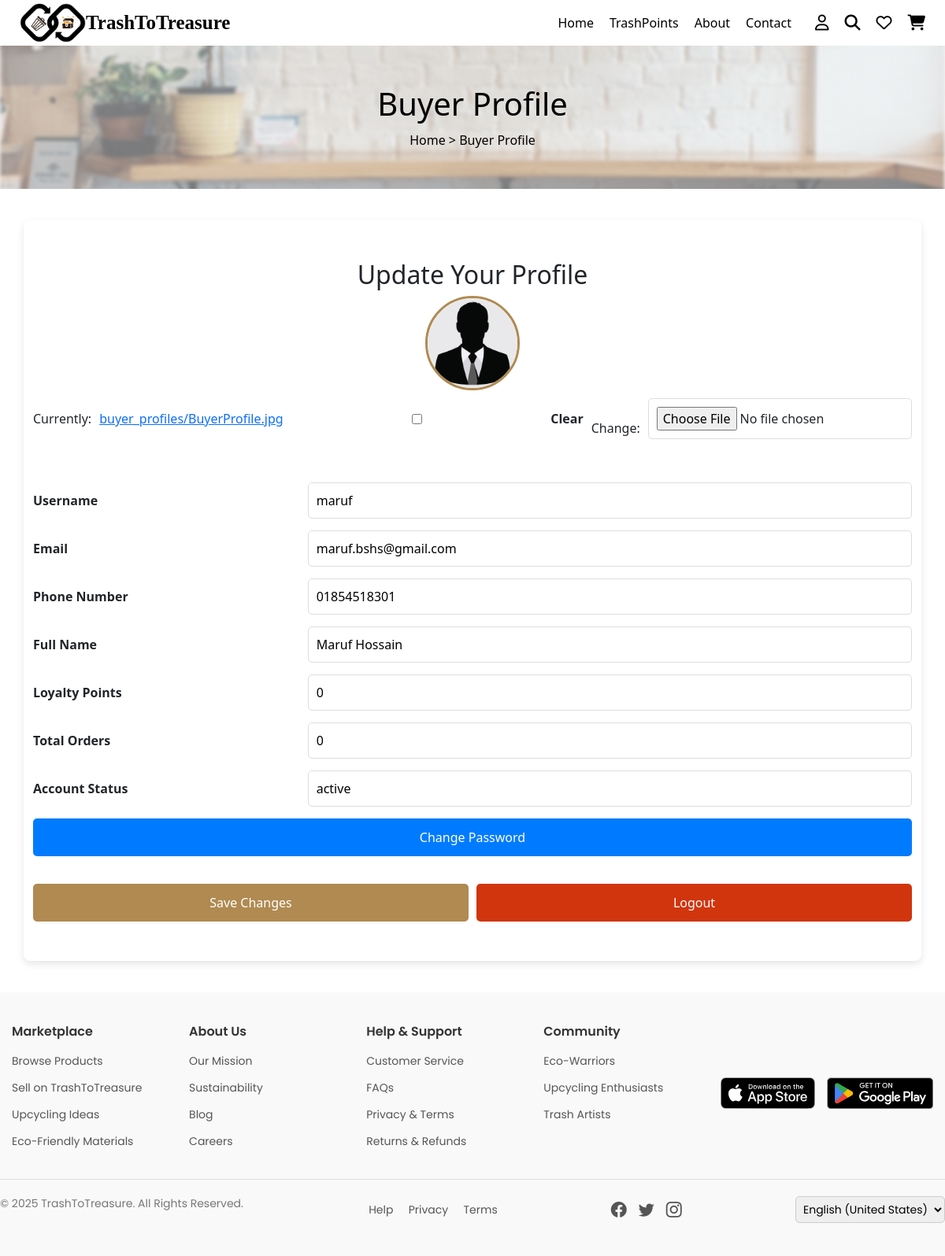
/buyer_profile/ (signed in), run on the app's committed database.
### users/models.py (models this page shows, shortened)
class BuyerProfile(models.Model):
    user = models.OneToOneField(CustomUser, on_delete=models.CASCADE)
    loyalty_points = models.PositiveIntegerField(default=0)
    order_number = models.PositiveIntegerField(default=0)
    profile_picture = models.ImageField(upload_to='buyer_profiles/', null=True, blank=True)  # ✅ Add this line

class CustomUser(AbstractUser):
    name = models.CharField(max_length=100)
    email = models.EmailField(unique=True)
    phone = models.CharField(max_length=15)
    role = models.CharField(max_length=10, choices=ROLE_CHOICES)
    account_status = models.CharField(max_length=10, choices=ACCOUNT_STATUS_CHOICES, default='active')
    objects = CustomUserManager()  # ✅ Use your custom manager
    REQUIRED_FIELDS = ['email']
    USERNAME_FIELD = 'username'

### users/views.py (the view, shortened to what this page needs)
# urls.py: path('buyer_profile/', buyer_profile, name='buyer_profile'),  # Buyer profile page
@login_required
def buyer_profile(request):
    if request.user.role != 'buyer':
        return redirect('home')  # Block access if not a buyer
    buyer_profile = request.user.buyerprofile
    user_form = CustomUserForm(instance=request.user)
    profile_form = BuyerProfileForm(instance=buyer_profile)
    return render(request, 'buyer_profile.html', {
        'user_form': user_form,
        'profile_form': profile_form,
    })

### users/forms.py
class CustomUserForm(forms.ModelForm):
    class Meta:
        model = CustomUser
        fields = ['username', 'name', 'email', 'phone', 'account_status']
        widgets = {
            'username': forms.TextInput(attrs={'readonly': 'readonly'}),  # Make username read-only
        }
    def __init__(self, *args, **kwargs):
        super().__init__(*args, **kwargs)
        self.fields['account_status'].disabled = True  # Makes it uneditable in the form
        if self.instance.role == 'driver':
            self.fields['delivery_area'] = forms.CharField(max_length=100, required=False)
            self.fields['delivery_count'] = forms.IntegerField(required=False, disabled=True)
            self.fields['order_number'] = forms.IntegerField(required=False, disabled=True)

class BuyerProfileForm(forms.ModelForm):
    class Meta:
        model = BuyerProfile
        fields = ['profile_picture', 'loyalty_points', 'order_number']
        widgets = {
            'loyalty_points': forms.NumberInput(attrs={'readonly': 'readonly'}),
            'order_number': forms.NumberInput(attrs={'readonly': 'readonly'}),
        }

### marketplace/templates/buyer_profile.html (shortened to what this page needs)
{% load static %}
{% include "header.html" %}
<!DOCTYPE html>
<html lang="en">
<head>
    <link rel="stylesheet" href="{% static 'css/buyer_profile.css' %}">
</head>
<body>
    <section class="product-banner">
        <h2>Buyer Profile</h2>
        <p><a href="/">Home</a> > Buyer Profile</p>
    </section>
    <div class="container">
        <div class="form-section">
            <h2>Update Your Profile</h2>
            <form method="POST" enctype="multipart/form-data">
                <div class="profile-pic-container">
                    {% if profile_form.instance.profile_picture %}
                        <img src="{{ profile_form.instance.profile_picture.url }}" alt="Profile Picture" class="profile-pic">
                    {% else %}
                        <img src="{% static 'images/default_profile.jpg' %}" alt="Default Profile Picture" class="profile-pic">
                    {% endif %}
                    <div class="upload-file">
                        {{ profile_form.profile_picture }}
                    </div>
                </div>
                <div class="form-grid">
                    <div class="form-row">
                        <label for="{{ user_form.username.id_for_label }}">Username</label>
                        {{ user_form.username }}
                    </div>
                    <div class="form-row">
                        <label for="{{ user_form.email.id_for_label }}">Email</label>
                        {{ user_form.email }}
                    </div>
                    <div class="form-row">
                        <label for="{{ user_form.phone_number.id_for_label }}">Phone Number</label>
                        {{ user_form.phone }}
                    </div>
                    <div class="form-row">
                        <label for="{{ user_form.first_name.id_for_label }}">Full Name</label>
                        {{ user_form.name }}
                    </div>
                    <div class="form-row">
                        <label for="{{ profile_form.loyalty_points.id_for_label }}">Loyalty Points</label>
                        {{ profile_form.loyalty_points }}
                    </div>
                    <div class="form-row">
                        <label for="{{ profile_form.order_number.id_for_label }}">Total Orders</label>
                        {{ profile_form.order_number }}
                    </div>
                    <div class="form-row">
                        <label>Account Status</label>
                        <input type="text" value="{{ user_form.account_status.value }}" readonly>
                    </div>
                    <a href="{% url 'password_change' %}" class="change-password-btn">Change Password</a>
                </div>
                <div class="button-container">
                    <button type="submit">Save Changes</button>
                    <a href="{% url 'logout' %}" class="logout-btn">Logout</a>
                </div>
            </form>
        </div>
    </div>
</body>
</html>
{% include "footer.html" %}

### marketplace/static/css/buyer_profile.css (style rules this page uses)
.product-banner { text-align: center; padding: 50px 0; background: url('/static/images/bg.png') no-repeat center; background-size: cover; color: #000; }
.product-banner h2 { font-size: 40px; margin: 0; }
.product-banner p { margin: 10px 0 0; }
.product-banner a { color: #000; text-decoration: none; }
.container { max-width: 600px; margin: 40px auto; padding: 50px; background: #fff; box-shadow: 0px 4px 10px rgba(0, 0, 0, 0.1); border-radius: 8px; }
.form-section { text-align: center; }
h2 { font-size: 24px; margin-bottom: 20px; color: #333; }
form { display: flex; flex-direction: column; gap: 15px; }
label { font-weight: bold; text-align: left; }
input, textarea { width: 100%; padding: 10px; border: 1px solid #ddd; border-radius: 5px; }
button { padding: 12px; background: #b08a51; color: white; font-size: 16px; border: none; cursor: pointer; border-radius: 5px; }
.profile-pic-container { text-align: center; margin-bottom: 20px; }
.profile-pic-container img { width: 120px; height: 120px; border-radius: 50%; object-fit: cover; border: 3px solid #b08a51; margin-bottom: 10px; }
.button-container { display: flex; justify-content: space-between; gap: 10px; margin-top: 20px; }
.button-container button, .button-container .logout-btn { flex: 1; padding: 12px; font-size: 16px; border-radius: 5px; text-align: center; }
.logout-btn { text-decoration: none; color: white; background-color: #d1350e; font-size: 16px; padding: 12px; color: white; font-size: 16px; border: none; cursor: pointer; }
.form-grid { display: flex; flex-direction: column; gap: 15px; margin-top: 20px; }
.form-row { display: flex; align-items: center; justify-content: space-between; gap: 20px; }
.form-row label { width: 30%; font-weight: bold; text-align: left; }
.form-row input, .form-row select, .form-row textarea { width: 70%; padding: 10px; border: 1px solid #ddd; border-radius: 5px; }
.profile-pic { width: 150px; height: 150px; object-fit: cover; border-radius: 50%; border: 4px solid #b08a51; margin-bottom: 10px; }
.upload-file { display: flex; align-items: center; gap: 10px; justify-content: space-between; }
.change-password-btn { text-decoration: none; color: white; background-color: #007bff; font-size: 16px; padding: 12px; border-radius: 5px; text-align: center; }

### marketplace/templates/header.html (style rules this page uses)
* { margin: 0; padding: 0; box-sizing: border-box; }
body { font-family: Arial, sans-serif; background: #fff; }

### data on the page
BuyerProfile: instance.profile_picture (picture), loyalty_points "0", order_number "0"
CustomUser: username "maruf", email "maruf.bshs@gmail.com", phone "01854518301", name "Maruf Hossain", account_status.value "active"
